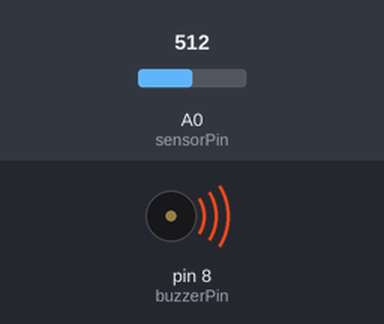
A sketch run on a simulated Arduino Uno, built with avr-gcc and run on an emulated ATmega328P. Parts: buzzer (waves = sounding, pin HIGH). Inputs (shaded band) come from the test bench; at power-on: A0 (sensorPin) = 512.

Above: at 1.25 s.
1.3 s: A0 (sensorPin) set to 111
4.3 s: A0 (sensorPin) set to 91
At 5.5 s:
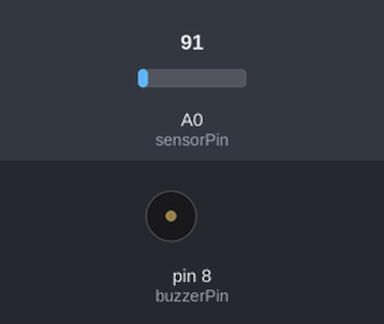
5.8 s: A0 (sensorPin) set to 110
At 6.05 s:
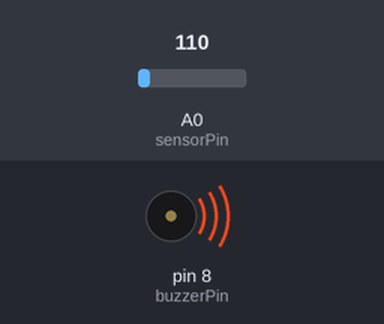
8.8 s: A0 (sensorPin) set to 90
Timing chart, 0 to 11.3 s (numbered marks = the images above; inputs shaded):
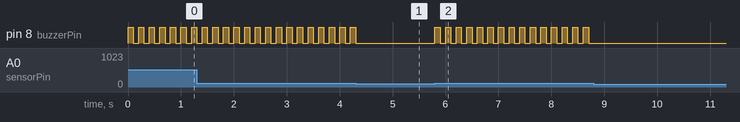

The sketch:

Rain_sensor.ino
```cpp
int sensorPin = A0;                // The pin to which we will connect the sensor
int thresholdValue = 100;          // Threshold value for the amount of water
int buzzerPin = 8;                 // Pin to connect the buzzer
int data;                          // The value we read from the sensor

void setup() {
  pinMode(buzzerPin, OUTPUT);      // We set the pin that we connected the buzzer to as OUTPUT.
}

void loop() {
  data = analogRead(sensorPin);    // We are reading analog data from the sensor.

  if(data > thresholdValue){           // If the sensor data exceeds the threshold, the codes in the if are applied.
    digitalWrite(buzzerPin, HIGH);
    delay(100);
    digitalWrite(buzzerPin, LOW);
    delay(100);
  }
  else{                            // If the sensor data is less than the threshold value, the codes in else are applied.
    digitalWrite(buzzerPin, LOW);
  }
}
```

Measured:
- the behaviour switches between 101 and 100 on A0 (sensorPin) (found by bisection; images 0 and 1)
- after the input at 4.3 s, pin 8 (buzzerPin): goes on until 4.3 s, then stays LOW
- after the input at 5.8 s, pin 8 (buzzerPin): alternates HIGH for 0.10 s and LOW for 0.10 s, starting at once
- after the input at 8.8 s, pin 8 (buzzerPin): stops changing and stays LOW
- by itself, pin 8 (buzzerPin): alternates HIGH for 0.10 s and LOW for 0.10 s
